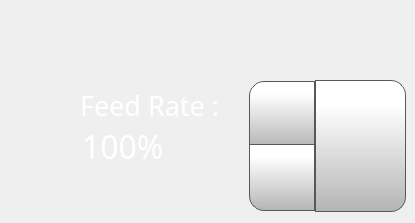
      <widget class="QWidget" name="feedRateTab">
       <attribute name="icon">
        <iconset>
         <normaloff>../octoprint_Julia3GTouchUI/templates/img/FeedRate.png</normaloff>
         <normalon>../octoprint_Julia3GTouchUI/templates/img/FeedRate_Selected.png</normalon>../octoprint_Julia3GTouchUI/templates/img/FeedRate.png</iconset>
       </attribute>
       <attribute name="title">
        <string/>
       </attribute>
       <widget class="QLabel" name="flowRateLabelControlPage_2">
        <property name="geometry">
         <rect>
          <x>80</x>
          <y>90</y>
          <width>181</width>
          <height>31</height>
         </rect>
        </property>
        <property name="font">
         <font>
          <family>Gotham Light</family>
          <pointsize>20</pointsize>
          <weight>50</weight>
          <bold>false</bold>
         </font>
        </property>
        <property name="styleSheet">
         <string notr="true">color: rgb(255, 255, 255);
background-color: rgba(255, 255, 255, 0);</string>
        </property>
        <property name="text">
         <string>Feed Rate :</string>
        </property>
       </widget>
       <widget class="QSpinBox" name="feedRateSpinBox">
        <property name="geometry">
         <rect>
          <x>77</x>
          <y>78</y>
          <width>241</width>
          <height>136</height>
         </rect>
        </property>
        <property name="font">
         <font>
          <family>Gotham</family>
          <pointsize>24</pointsize>
         </font>
        </property>
        <property name="styleSheet">
         <string notr="true">QSpinBox {
    padding-right: 5px; /* make room for the arrows */
	color: rgb(255, 255, 255);
	background-color: rgba(255, 255, 255, 0);
   
}
QSpinBox ::text:selected {
	background-color: rgb(255, 146, 57);
   
}
QSpinBox::up-button {
     border: 1px solid rgb(87, 87, 87);

border-top-left-radius: 15px;
	background-color: qlineargradient(spread:pad, x1:0, y1:1, x2:0, y2:0.188, stop:0 rgba(180, 180, 180, 255), stop:1 rgba(255, 255, 255, 255));
    width: 60px;
     height: 61px;
    padding: 2px;
}

QSpinBox::up-arrow { image: url(./templates/img/arrows.png);
    width: 40px;
     height: 40px;
padding: 5px; }



QSpinBox::up-button:pressed {
    background-color: qlineargradient(x1: 0, y1: 0, x2: 0, y2: 1,
                                      stop: 0 #dadbde, stop: 1 #f6f7fa);
}


QSpinBox::down-button {
     border: 1px solid rgb(87, 87, 87);
border-bottom-left-radius: 15px;
	background-color: qlineargradient(spread:pad, x1:0, y1:1, x2:0, y2:0.188, stop:0 rgba(180, 180, 180, 255), stop:1 rgba(255, 255, 255, 255));
    width: 60px;
     height: 61px;
    padding: 2px;
}

QSpinBox::down-arrow {image: url(./templates/img/arrows-5.png);
    width: 40px;
     height: 40px;
padding: 5px;
}

QSpinBox::down-button:pressed {
    background-color: qlineargradient(x1: 0, y1: 0, x2: 0, y2: 1,
                                      stop: 0 #dadbde, stop: 1 #f6f7fa);

}

</string>
        </property>
        <property name="frame">
         <bool>false</bool>
        </property>
        <property name="readOnly">
         <bool>false</bool>
        </property>
        <property name="buttonSymbols">
         <enum>QAbstractSpinBox::UpDownArrows</enum>
        </property>
        <property name="accelerated">
         <bool>true</bool>
        </property>
        <property name="suffix">
         <string>%</string>
        </property>
        <property name="minimum">
         <number>50</number>
        </property>
        <property name="maximum">
         <number>200</number>
        </property>
        <property name="singleStep">
         <number>1</number>
        </property>
        <property name="value">
         <number>100</number>
        </property>
       </widget>
       <widget class="QPushButton" name="setFeedRateButton">
        <property name="geometry">
         <rect>
          <x>315</x>
          <y>80</y>
          <width>91</width>
          <height>132</height>
         </rect>
        </property>
        <property name="font">
         <font>
          <family>Gotham</family>
          <pointsize>13</pointsize>
         </font>
        </property>
        <property name="styleSheet">
         <string notr="true">QPushButton {
     border: 1px solid rgb(87, 87, 87);
	background-color: qlineargradient(spread:pad, x1:0, y1:1, x2:0, y2:0.188, stop:0 rgba(180, 180, 180, 255), stop:1 rgba(255, 255, 255, 255));
border-top-right-radius: 15px;
border-bottom-right-radius: 15px;

}

QPushButton:pressed {
    background-color: qlineargradient(x1: 0, y1: 0, x2: 0, y2: 1,
                                      stop: 0 #dadbde, stop: 1 #f6f7fa);
}

QPushButton:flat {
    border: none; /* no border for a flat push button */
}

QPushButton:default {
    border-color: navy; /* make the default button prominent */
}

QPushButton:focus {
	outline: none;
}</string>
        </property>
        <property name="text">
         <string/>
        </property>
        <property name="icon">
         <iconset>
          <normaloff>../octoprint_Julia3GTouchUI/templates/img/verification-mark.png</normaloff>../octoprint_Julia3GTouchUI/templates/img/verification-mark.png</iconset>
        </property>
        <property name="iconSize">
         <size>
          <width>50</width>
          <height>50</height>
         </size>
        </property>
       </widget>
       <zorder>feedRateSpinBox</zorder>
       <zorder>flowRateLabelControlPage_2</zorder>
       <zorder>setFeedRateButton</zorder>
      </widget>
